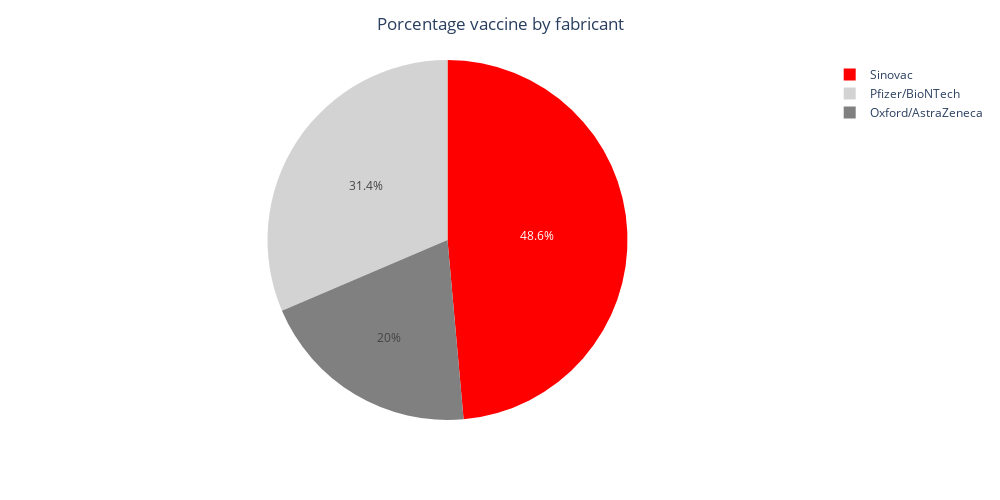

The notebook cell this image was saved under:
### Code cell
df_percentage.reset_index(inplace=True)
fig = px.pie(df_percentage, values="percentage",
             names="vaccine", 
             color_discrete_sequence=['red','lightgrey','grey'],width=1000,height=500)
fig.update_layout(title_text='Porcentage vaccine by fabricant', title_x=0.5)

### Figure 1 — Plotly figure (JSON) as saved in the notebook; plotly's stock layout.template omitted (floating-point values rounded to 4 significant figures)
{"data": [{"domain": {"x": [0.0, 1.0], "y": [0.0, 1.0]}, "hovertemplate": "vaccine=%{label}<br>percentage=%{value}<extra></extra>", "labels": ["Oxford/AstraZeneca", "Pfizer/BioNTech", "Sinovac"], "legendgroup": "", "name": "", "showlegend": true, "type": "pie", "values": [20.0, 31.42, 48.57]}], "layout": {"height": 500, "legend": {"tracegroupgap": 0}, "margin": {"t": 60}, "piecolorway": ["red", "lightgrey", "grey"], "title": {"text": "Porcentage vaccine by fabricant", "x": 0.5}, "width": 1000}}
